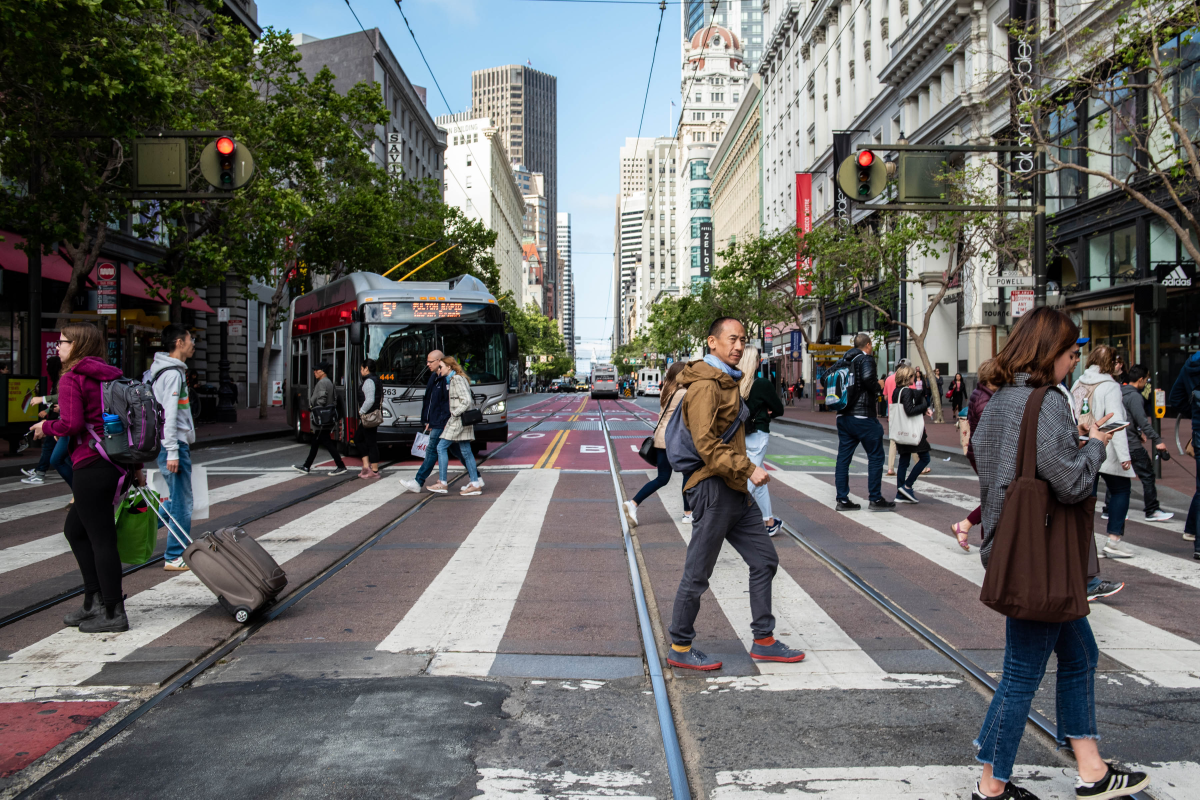
#> input picture practice/cv_prac/pics/sf_people.jpg, 3600 x 2399 px (shown at 1/3 size)
$ python cv-basics-two.py
#> lines starting #> are read from the running program, lines starting #| are printed output that depends on the picture; long printed decimals are rounded
########################## Resizing Image ##############################
"""
Syntax: cv2.resize(s, size,fx,fy,interpolation)
Parameters:
s - input image (required).
size - desired size for the output image after resizing (required)
fx - Scale factor along the horizontal axis.(optional)
fy - Scale factor along the vertical axis.
Interpolation(optional) - This flag uses following methods:
 INTER_NEAREST – a nearest-neighbor interpolation
 INTER_LINEAR – a bilinear interpolation (used by default)
 INTER_AREA – resampling using pixel area relation. It may be a preferred method for    image decimation, as it gives moire’-free results. But when the image is zoomed, it is similar to the INTER_NEAREST method.
 INTER_CUBIC – a bicubic interpolation over 4×4 pixel neighborhood
 INTER_LANCZOS4 – a Lanczos interpolation over 8×8 pixel neighborhood
"""
import cv2
import numpy as np

img = cv2.imread('pics/sf_people.jpg', 1)
#> img is the input picture: shape (2399, 3600, 3); mean B, G, R 102.6, 104.7, 104.8
#print(img.shape)

img_resize=cv2.resize(img, (780, 540), interpolation = cv2.INTER_NEAREST)

cv2.imshow('Resized', img_resize)

########################### Image Rotation #################################
"""
 Syntax: cv2.rotate( src, rotateCode[, dst] )
Parameters:
src: It is the image to be rotated.
rotateCode: It is an enum to specify how to rotate the array.Here are some of the possible values :
cv2.cv2.ROTATE_90_CLOCKWISE
cv2.ROTATE_180
cv2.ROTATE_90_COUNTERCLOCKWISE
"""

image = cv2.rotate(img_resize, cv2.ROTATE_90_COUNTERCLOCKWISE)
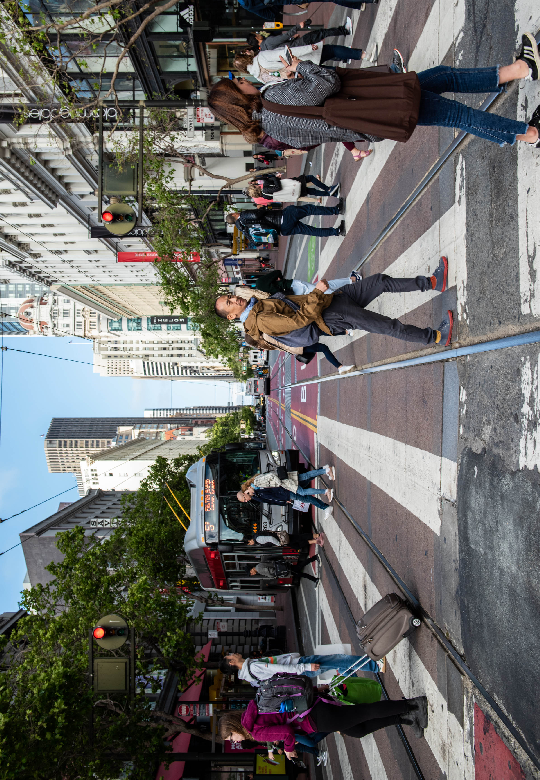
#> image: shape (780, 540, 3); mean B, G, R 102.6, 104.8, 104.8
cv2.imshow('Rotated', image)

#################### RotationMatrix2d  ##################
"""
syntax:cv2.getRotationMatrix2D(center, angle, scale)
cv2.warpAffine(Img, M, (W, H))
center: center of the image (the point about which rotation has to happen)
angle: angle by which image has to be rotated in the anti-clockwise direction.
scale: scales the image by the value provided,1.0 means the shape is preserved.
H:height of image
W: width of the image.
M: affine matrix returned by cv2.getRotationMatrix2D
Img:image to be rotated.
"""
emg = cv2.imread('pics/people_walk.jpg', 1)
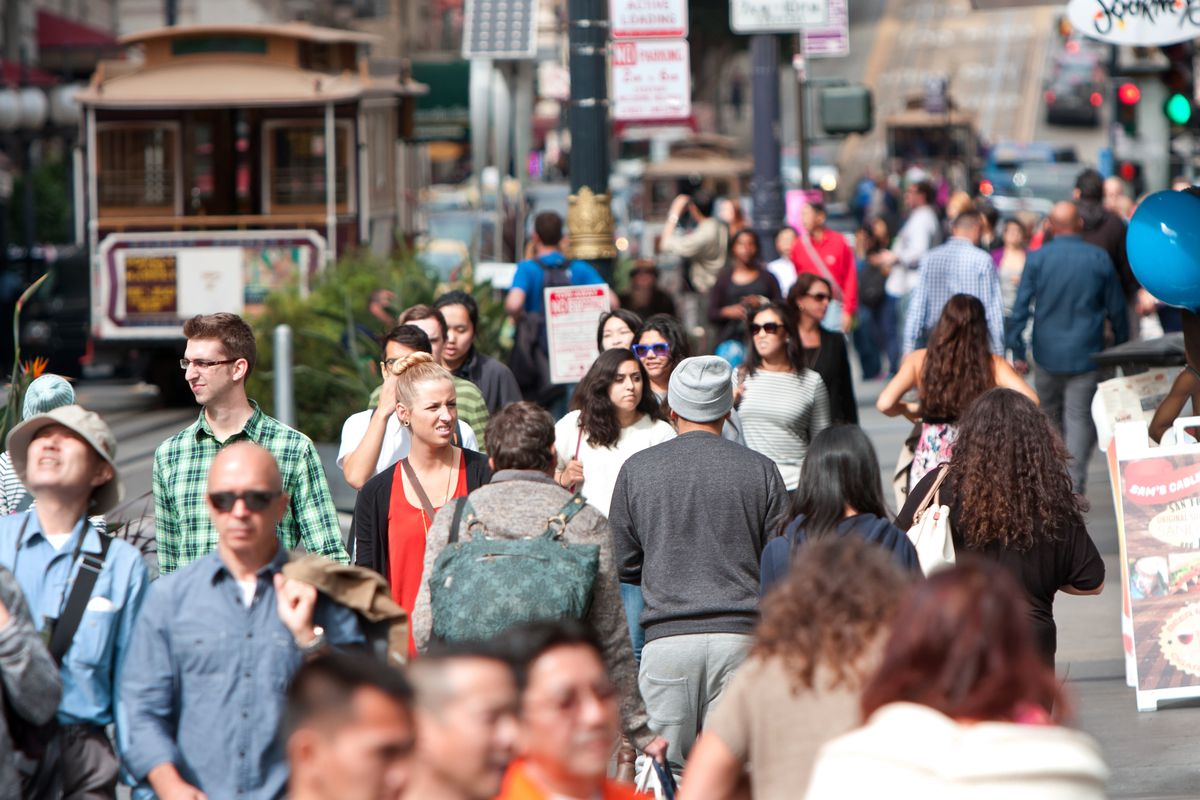
#> input picture practice/cv_prac/pics/people_walk.jpg, 1200 x 800 px
#> emg is the input picture: shape (800, 1200, 3); mean B, G, R 117.1, 118.5, 128.6

(h, w) = emg.shape[:2] # Get image height, width
#> h = 800; w = 1200
center = (w / 2, h / 2) # Calculate the center of the image
#> center = (600, 400)
# >> (600, 400)

scale = 1.0

# Perform the counter clockwwise roration holding at the center
# 45 degress
M = cv2.getRotationMatrix2D(center, 45, scale)
print(M)
#| [[   0.7071    0.7071 -107.107]
#|  [  -0.7071    0.7071  541.421]]
rotated45 = cv2.warpAffine(emg, M, (h, w))
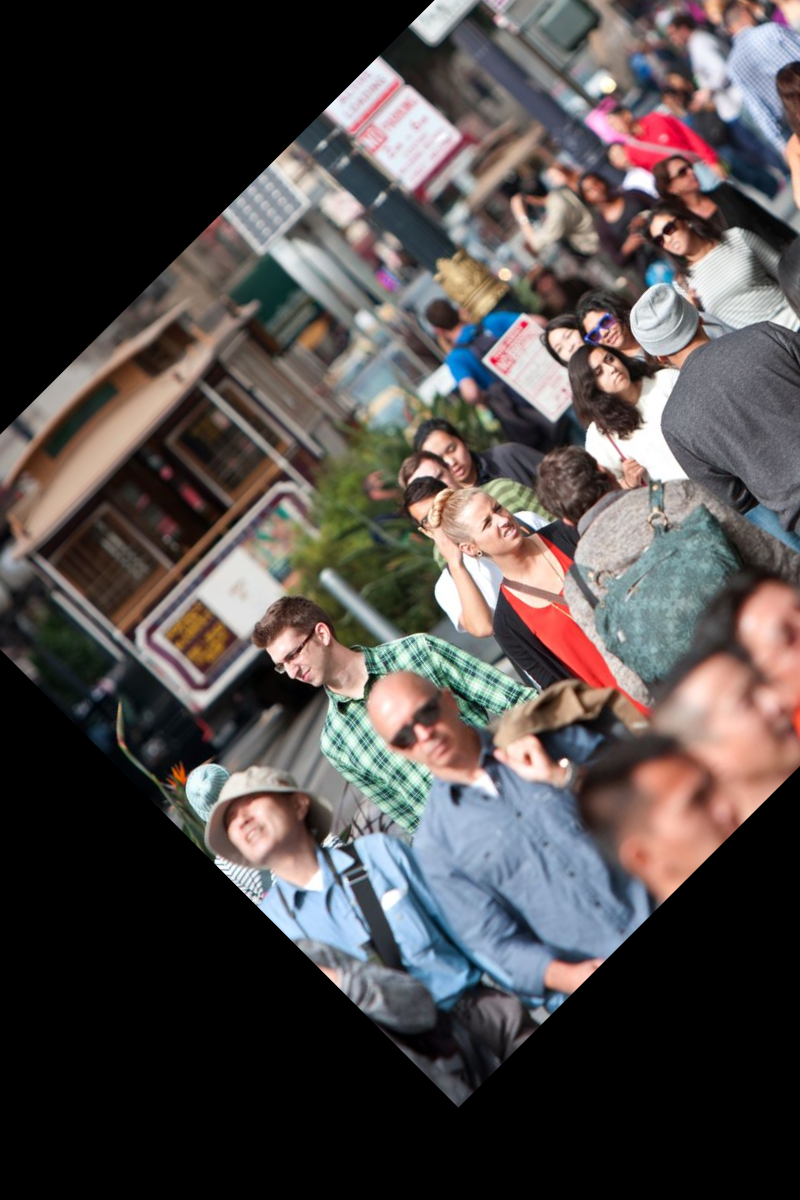
#> rotated45: shape (1200, 800, 3); mean B, G, R 74.1, 75.2, 81.2

# 110 Degree Rotation
M = cv2.getRotationMatrix2D(center, 110, scale)
print(M)
#| [[-3.42020143e-01  9.39692621e-01  4.29335038e+02]
#|  [-9.39692621e-01 -3.42020143e-01  1.10062363e+03]]
rotated110 = cv2.warpAffine(emg, M, (h, w))
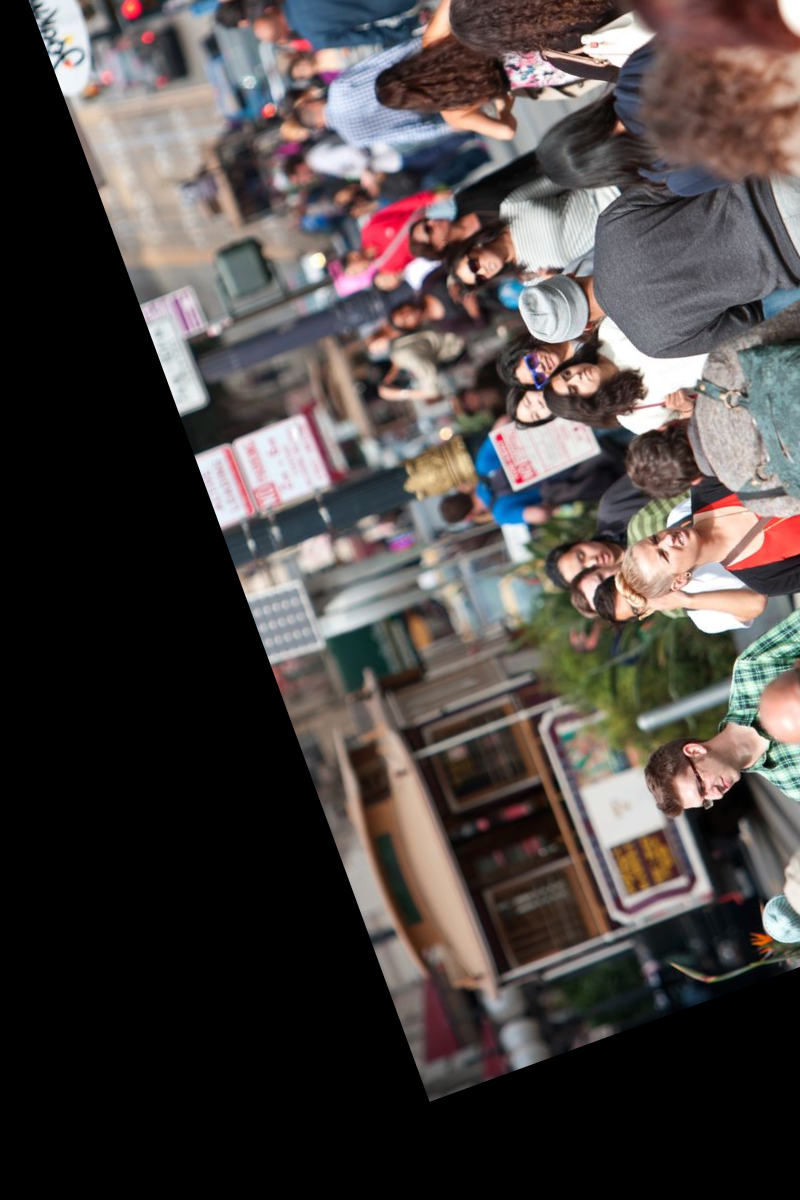
#> rotated110: shape (1200, 800, 3); mean B, G, R 67.4, 69.3, 76

# 150 degree rotation
M = cv2.getRotationMatrix2D(center, 150, scale)
print(M)
#| [[-8.66025404e-01  5.00000000e-01  9.19615242e+02]
#|  [-5.00000000e-01 -8.66025404e-01  1.04641016e+03]]
rotated150 = cv2.warpAffine(emg, M, (h, w))
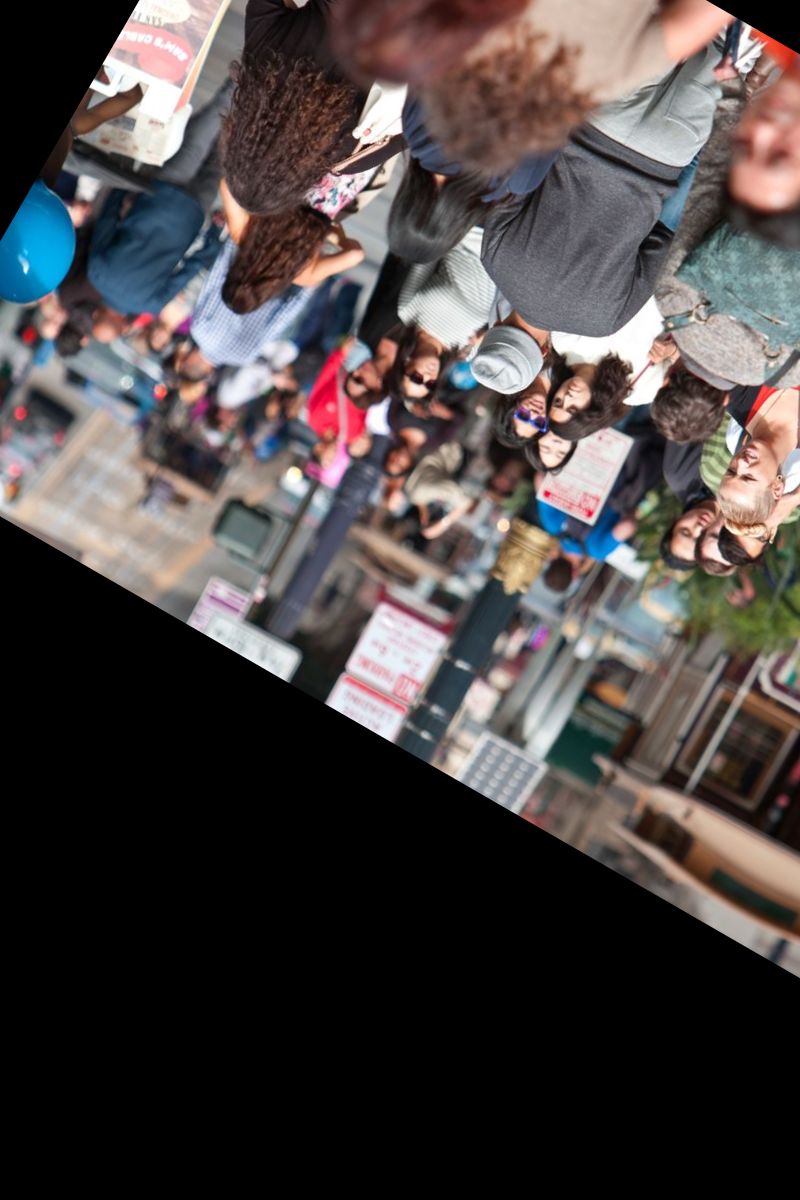
#> rotated150: shape (1200, 800, 3); mean B, G, R 68, 68.7, 74.8


cv2.imshow('45 Degree Rotation', rotated45)
cv2.imshow('110 Degree Rotation', rotated110)
cv2.imshow('150 Degree Rotation', rotated150)


cv2.waitKey(0)
cv2.destroyAllWindows()
